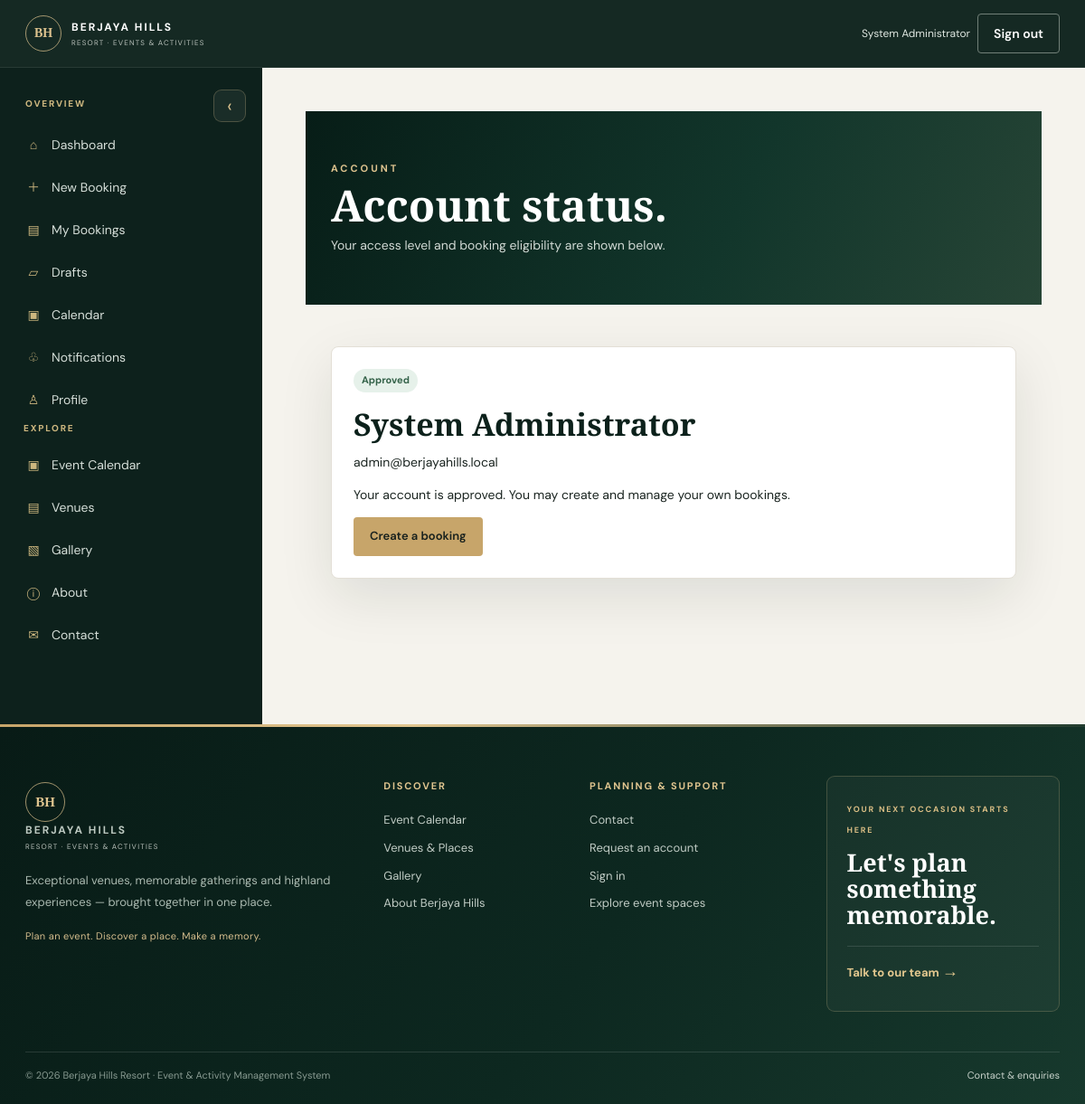
/user/status/index.php (signed in), run on the app's committed database.
### tables this page shows
CREATE TABLE users (id BIGINT UNSIGNED AUTO_INCREMENT PRIMARY KEY, full_name VARCHAR(150) NOT NULL, email VARCHAR(190) NOT NULL UNIQUE, password_hash VARCHAR(255) NOT NULL, phone VARCHAR(50), company_name VARCHAR(190), job_title VARCHAR(120), account_status ENUM('pending','approved','rejected','suspended','inactive') NOT NULL DEFAULT 'pending', rejection_reason TEXT NULL, email_verified_at DATETIME NULL, last_login_at DATETIME NULL, created_at TIMESTAMP DEFAULT CURRENT_TIMESTAMP, updated_at TIMESTAMP DEFAULT CURRENT_TIMESTAMP ON UPDATE CURRENT_TIMESTAMP, INDEX(account_status));

### includes/bootstrap.php (called while the page is built, shortened)
<?php
require_once __DIR__.'/../config/database.php';
function e(?string $v): string { return htmlspecialchars($v ?? '', ENT_QUOTES, 'UTF-8'); }
function url(string $path=''): string { return BASE_URL.ltrim($path,'/'); }
function current_user(): ?array { if(empty($_SESSION['user_id'])) return null; static $u; if($u!==null) return $u; $s=db()->prepare("SELECT u.*, GROUP_CONCAT(r.name) roles FROM users u LEFT JOIN user_roles ur ON ur.user_id=u.id LEFT JOIN roles r ON r.id=ur.role_id WHERE u.id=? GROUP BY u.id"); $s->execute([$_SESSION['user_id']]); return $u=$s->fetch() ?: null; }
function require_login(): array { $u=current_user(); if(!$u) redirect('public/auth/login.php'); return $u; }
function has_role(string ...$roles): bool { $u=current_user(); if(!$u) return false; $mine=explode(',',$u['roles']??''); return (bool)array_intersect($roles,$mine); }

### config/database.php (called while the page is built, shortened)
<?php
function db(): PDO {
    static $pdo;
    if (!$pdo) {
        $pdo = new PDO('mysql:host='.DB_HOST.';dbname='.DB_NAME.';charset=utf8mb4', DB_USER, DB_PASS, [
            PDO::ATTR_ERRMODE=>PDO::ERRMODE_EXCEPTION,
            PDO::ATTR_DEFAULT_FETCH_MODE=>PDO::FETCH_ASSOC,
            PDO::ATTR_EMULATE_PREPARES=>false,
        ]);
    }
    return $pdo;
}

### user/status/index.php (the view)
<?php require_once __DIR__.'/../../includes/bootstrap.php';$u=require_login();$pageTitle='Account Status';$ns=db()->prepare('SELECT COUNT(*) FROM notifications WHERE user_id=? AND is_read=0');$ns->execute([$u['id']]);$userUnreadNotifications=(int)$ns->fetchColumn();require __DIR__.'/../../includes/header.php';?><div class="admin-shell user-shell"><aside class="sidebar"><?php require __DIR__ . '/../sidebar.php'; ?></aside><section class="admin-content user-content"><section class="page-hero"><div class="container"><div class="eyebrow">Account</div><h1 class="page-title">Account status.</h1><p>Your access level and booking eligibility are shown below.</p></div></section><section class="section"><div class="container narrow"><div class="panel"><span class="badge <?=$u['account_status']==='approved'?'badge-green':($u['account_status']==='rejected'?'badge-red':'badge-gold')?>"><?=e(ucwords(str_replace('_',' ',$u['account_status'])))?></span><h2 style="font-size:42px;margin-top:18px"><?=e($u['full_name'])?></h2><p><?=e($u['email'])?></p><?php if($u['account_status']==='approved'):?><p>Your account is approved. You may create and manage your own bookings.</p><a class="btn btn-gold" href="<?=url('user/bookings/create.php')?>">Create a booking</a><?php elseif($u['account_status']==='rejected'):?><p>Reason: <?=e($u['rejection_reason']??'Not provided.')?></p><?php else:?><p>Your account is waiting for management approval. Booking access will be enabled after approval.</p><?php endif;?></div></div></section></section></div><?php require __DIR__.'/../../includes/footer.php'; ?>

### includes/header.php (shortened to what this page needs)
<?php
$u = current_user();
$scriptPath = str_replace('\\', '/', $_SERVER['SCRIPT_NAME'] ?? '');
$isAdminArea = strpos($scriptPath, '/admin/') !== false;
$isAdminUser = $u && has_role('Administrator','Management','Event','HR','Author','IT');
$isUserArea = $u && strpos($scriptPath, '/user/') !== false;
$matchesExplorePath = false;
$useExploreShell = (bool)$u && !$isAdminArea && !$isUserArea && $matchesExplorePath;
$useAdminShell = $isAdminArea && $isAdminUser;
$useUserShell = false;
?>
<!doctype html>
<html lang="en">
<head>
<link rel="stylesheet" href="<?= e(url('assets/css/app.css?v=115')) ?>">
</head>
<body class="<?= $useAdminShell ? 'admin-body' : (($useUserShell || $useExploreShell) ? 'user-body' : '') ?><?= $useExploreShell ? ' explore-body' : '' ?>">
<header class="site-header">
  <div class="nav-wrap">
    <a class="brand" href="<?= url($isAdminUser ? 'admin/dashboard/index.php' : ($isUserArea ? 'user/dashboard/index.php' : 'index.php')) ?>">
      <span class="brand-mark">BH</span>
      <span><b>BERJAYA HILLS</b><small>RESORT · EVENTS & ACTIVITIES</small></span>
    </a>
    <?php if ($isAdminUser): ?>
      <div class="nav-actions admin-nav-actions">
        <span class="nav-user"><?= e($u['full_name'] ?? 'Administrator') ?></span>
        <a class="btn btn-outline" href="<?= url('auth/logout.php') ?>">Sign out</a>
      </div>
    <?php endif; ?>
  </div>
</header>
<main>

### data on the page
users: full_name "System Administrator", account_status "Approved", email "admin@berjayahills.local"
